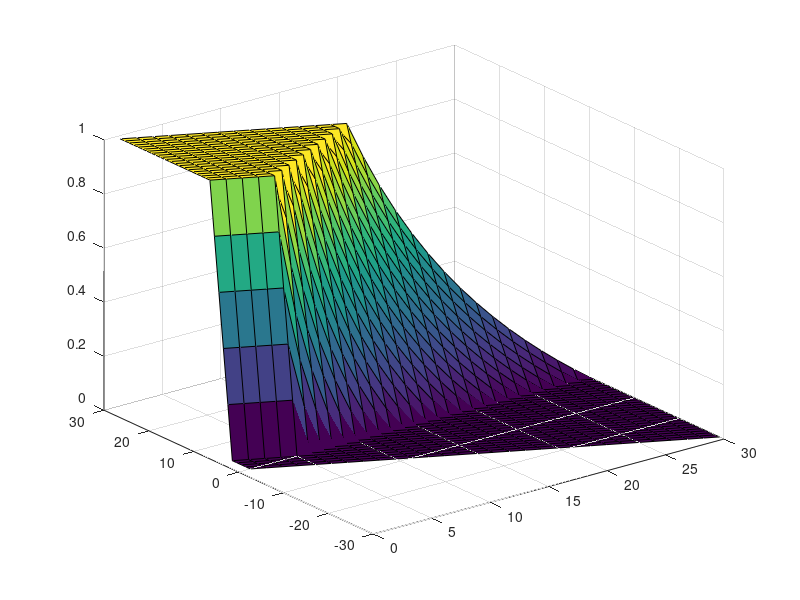

Here is the MATLAB script that generated this plot:
%% Script that tests the DLC function

V_dlc = 5;
Delta_V_dlc = 5;

v_max = 30;
desire = zeros(v_max,v_max);
v_ant = zeros(v_max, v_max);
v = zeros(v_max, v_max);
for i=1:v_max
    for j=1:v_max
        v_ant(i,j) = i;
        v(i,j)= j;
%         if v_ant(i,j)-v(i,j)>Delta_V_dlc
            desire(i,j) = (v_ant(i,j)-max(v(i,j), V_dlc))/max(v(i,j), V_dlc);
%         else
%             desire(i,j) = 0;
%         end
        desire(i,j) = min(1, max(0,desire(i,j)));
    end
end

surf(v, v_ant - v, desire); hold on;